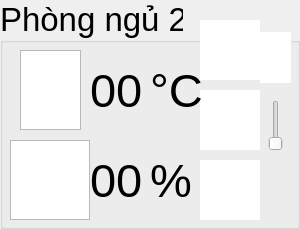
            <widget class="QGroupBox" name="groupBox_5">
             <property name="font">
              <font>
               <pointsize>25</pointsize>
              </font>
             </property>
             <property name="styleSheet">
              <string notr="true">QGroupBox#groupBox_5 { border: 3px solid black; }</string>
             </property>
             <property name="title">
              <string>Phòng ngủ 2</string>
             </property>
             <widget class="QGraphicsView" name="graphicsView_60">
              <property name="geometry">
               <rect>
                <x>10</x>
                <y>140</y>
                <width>80</width>
                <height>80</height>
               </rect>
              </property>
              <property name="styleSheet">
               <string notr="true">border-image: url(:/background/icon/thermometer.png);</string>
              </property>
             </widget>
             <widget class="QLabel" name="lb_da_pn2">
              <property name="geometry">
               <rect>
                <x>90</x>
                <y>50</y>
                <width>111</width>
                <height>80</height>
               </rect>
              </property>
              <property name="font">
               <font>
                <pointsize>35</pointsize>
               </font>
              </property>
              <property name="text">
               <string>00</string>
              </property>
             </widget>
             <widget class="QGraphicsView" name="graphicsView_62">
              <property name="enabled">
               <bool>true</bool>
              </property>
              <property name="geometry">
               <rect>
                <x>20</x>
                <y>50</y>
                <width>61</width>
                <height>80</height>
               </rect>
              </property>
              <property name="styleSheet">
               <string notr="true">border-image: url(:/background/icon/humidity.png);</string>
              </property>
             </widget>
             <widget class="QLabel" name="lb_nd_pn2">
              <property name="geometry">
               <rect>
                <x>90</x>
                <y>140</y>
                <width>111</width>
                <height>80</height>
               </rect>
              </property>
              <property name="font">
               <font>
                <pointsize>35</pointsize>
               </font>
              </property>
              <property name="text">
               <string>00</string>
              </property>
             </widget>
             <widget class="QSlider" name="sl_ss_pn2">
              <property name="geometry">
               <rect>
                <x>260</x>
                <y>100</y>
                <width>31</width>
                <height>51</height>
               </rect>
              </property>
              <property name="maximum">
               <number>3</number>
              </property>
              <property name="orientation">
               <enum>Qt::Vertical</enum>
              </property>
             </widget>
             <widget class="QPushButton" name="sw_d_pn2">
              <property name="geometry">
               <rect>
                <x>260</x>
                <y>32</y>
                <width>31</width>
                <height>51</height>
               </rect>
              </property>
              <property name="styleSheet">
               <string notr="true">background-color: rgb(255, 255, 255);
border:transparent;</string>
              </property>
              <property name="text">
               <string/>
              </property>
              <property name="icon">
               <iconset resource="rc.qrc">
                <normaloff>:/background/icon/sw_off.png</normaloff>:/background/icon/sw_off.png</iconset>
              </property>
              <property name="iconSize">
               <size>
                <width>31</width>
                <height>51</height>
               </size>
              </property>
              <property name="shortcut">
               <string>5</string>
              </property>
             </widget>
             <widget class="QPushButton" name="bu_ss_pn2">
              <property name="geometry">
               <rect>
                <x>220</x>
                <y>100</y>
                <width>20</width>
                <height>16</height>
               </rect>
              </property>
              <property name="text">
               <string/>
              </property>
              <property name="shortcut">
               <string>-</string>
              </property>
             </widget>
             <widget class="QPushButton" name="bd_ss_pn2">
              <property name="geometry">
               <rect>
                <x>220</x>
                <y>120</y>
                <width>20</width>
                <height>16</height>
               </rect>
              </property>
              <property name="text">
               <string/>
              </property>
              <property name="shortcut">
               <string>+</string>
              </property>
             </widget>
             <widget class="QLabel" name="img_d_pn2">
              <property name="geometry">
               <rect>
                <x>200</x>
                <y>20</y>
                <width>60</width>
                <height>60</height>
               </rect>
              </property>
              <property name="styleSheet">
               <string notr="true">background-color: rgb(255, 255, 255);</string>
              </property>
              <property name="text">
               <string/>
              </property>
              <property name="pixmap">
               <pixmap resource="rc.qrc">:/background/icon/lamp_off.png</pixmap>
              </property>
              <property name="scaledContents">
               <bool>true</bool>
              </property>
             </widget>
             <widget class="QLabel" name="img_ss_pn2">
              <property name="geometry">
               <rect>
                <x>200</x>
                <y>90</y>
                <width>60</width>
                <height>60</height>
               </rect>
              </property>
              <property name="styleSheet">
               <string notr="true">background-color: rgb(255, 255, 255);</string>
              </property>
              <property name="text">
               <string/>
              </property>
              <property name="pixmap">
               <pixmap resource="rc.qrc">:/background/icon/lamp_off.png</pixmap>
              </property>
              <property name="scaledContents">
               <bool>true</bool>
              </property>
             </widget>
             <widget class="QLabel" name="img_c_pn2">
              <property name="enabled">
               <bool>false</bool>
              </property>
              <property name="geometry">
               <rect>
                <x>200</x>
                <y>160</y>
                <width>60</width>
                <height>60</height>
               </rect>
              </property>
              <property name="styleSheet">
               <string notr="true">background-color: rgb(255, 255, 255);</string>
              </property>
              <property name="text">
               <string/>
              </property>
              <property name="pixmap">
               <pixmap resource="rc.qrc">:/background/icon/door.png</pixmap>
              </property>
              <property name="scaledContents">
               <bool>true</bool>
              </property>
             </widget>
             <widget class="QLabel" name="label_11">
              <property name="geometry">
               <rect>
                <x>150</x>
                <y>150</y>
                <width>91</width>
                <height>61</height>
               </rect>
              </property>
              <property name="font">
               <font>
                <pointsize>35</pointsize>
               </font>
              </property>
              <property name="text">
               <string>%</string>
              </property>
             </widget>
             <widget class="QLabel" name="label_12">
              <property name="geometry">
               <rect>
                <x>150</x>
                <y>60</y>
                <width>101</width>
                <height>61</height>
               </rect>
              </property>
              <property name="font">
               <font>
                <pointsize>35</pointsize>
               </font>
              </property>
              <property name="text">
               <string>°C</string>
              </property>
             </widget>
            </widget>
